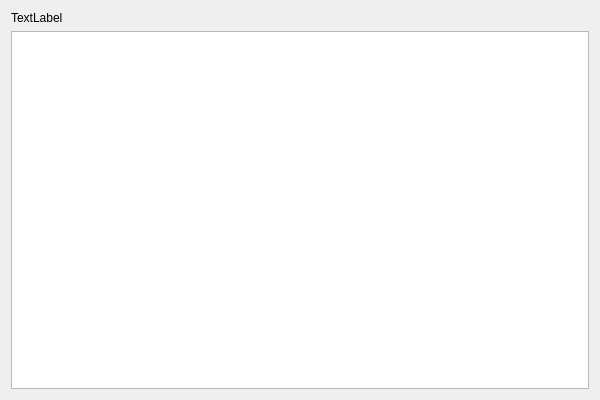
<?xml version="1.0" encoding="UTF-8"?>
<ui version="4.0">
 <class>LittleFamily</class>
 <widget class="QWidget" name="LittleFamily">
  <property name="geometry">
   <rect>
    <x>0</x>
    <y>0</y>
    <width>600</width>
    <height>400</height>
   </rect>
  </property>
  <property name="windowTitle">
   <string>小团体分析</string>
  </property>
  <layout class="QVBoxLayout" name="verticalLayout">
   <item>
    <widget class="QLabel" name="label">
     <property name="text">
      <string>TextLabel</string>
     </property>
    </widget>
   </item>
   <item>
    <widget class="QTableView" name="tableView"/>
   </item>
  </layout>
 </widget>
 <resources/>
 <connections/>
</ui>
